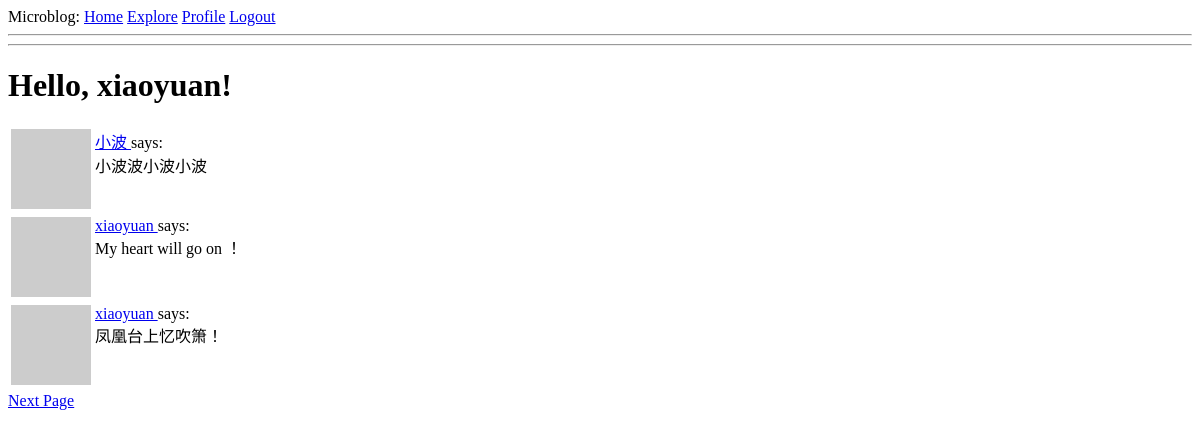
The app's page /explore (signed in), older data.
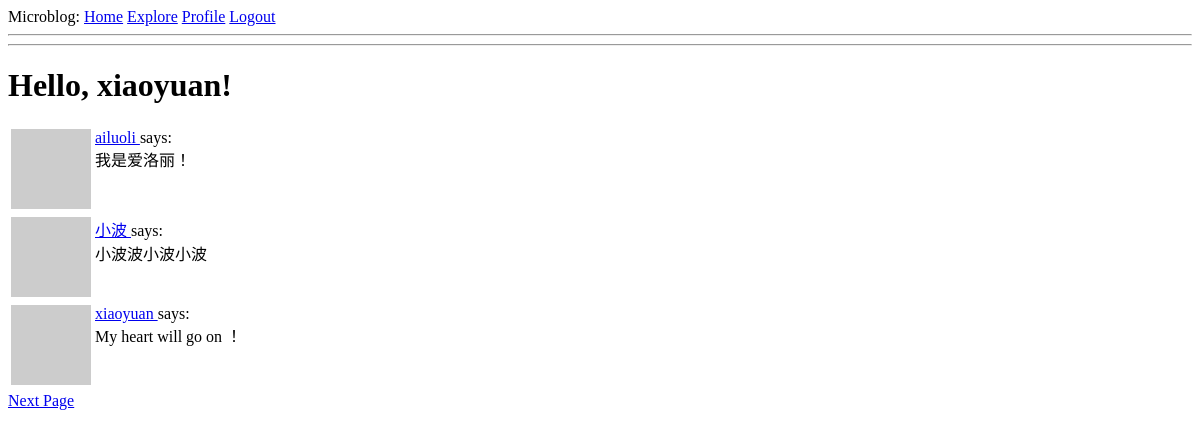
The same page, newer data.
### app/models.py (models this page shows, shortened)
class Post(db.Model):
    id = db.Column(db.Integer, primary_key=True)
    body = db.Column(db.String(1024))
    timestamp = db.Column(db.DateTime, index=True, default=datetime.utcnow)
    user_id = db.Column(db.Integer, db.ForeignKey('user.id'))

class User(UserMixin, db.Model):
    id = db.Column(db.Integer, primary_key=True)
    username = db.Column(db.String(64), index=True, unique=True)
    email = db.Column(db.String(120), index=True, unique=True)
    password_hash = db.Column(db.String(128))
    posts = db.relationship('Post', backref='author', lazy='dynamic')
    about_me = db.Column(db.String(140))
    last_seen = db.Column(db.DateTime, default=datetime.utcnow())
    followed = db.relationship(
        'User',
        secondary=followers,
        primaryjoin=(followers.c.follower_id == id),
        secondaryjoin=(followers.c.followed_id == id),
        backref=db.backref('followers', lazy='dynamic'),
        lazy='dynamic'
    )
    def avatar(self, size):
        digest = md5(self.email.lower().encode('utf-8')).hexdigest()
        return 'https://www.gravatar.com/avatar/{}?d=identicon&s={}'.format(digest, size)

### app/routes.py (the view)
@app.route('/explore')
@login_required
def explore():
    page = request.args.get('page', 1, type=int)
    posts = Post.query.order_by(Post.timestamp.desc()).paginate(page, app.config['POSTS_PER_PAGE'], False)
    next_url = url_for('explore', page=posts.next_num) if posts.has_next else None
    prev_url = url_for('explore', page=posts.prev_num) if posts.has_prev else None
    return render_template('index.html', title='Explore', posts=posts.items, next_url=next_url, prev_url=prev_url)

### app/models.py (called while the page is built)
@login.user_loader
def load_user(id):
    return User.query.get(int(id))

### app/routes.py (called while the page is built)
@app.before_request
def before_request():
    if current_user.is_authenticated:
        current_user.last_seen = datetime.utcnow()
        db.session.commit()

### app/templates/index.html (shortened to what this page needs)
{% extends "base.html" %}
{% block content %}
<h1>Hello, {{ current_user.username }}!</h1>
<table>
    {% for post in posts %}
    {% include '_post.html' %}
    {% endfor %}
</table>
{% if next_url %}
<a href="{{ next_url }}">Next Page</a>
{% endif %}
{% endblock %}

### app/templates/_post.html
<tr valign="top">
    <td><img src="{{ post.author.avatar(36) }}"></td>
    <td>
        <a href="{{ url_for('user', username=post.author.username)}}">{{ post.author.username }} </a>says:<br>
        {{ post.body }}
    </td>
</tr>

Row changes from the older to the newer data that the page shows:
no longer on this page (row unchanged): Post: author.username "xiaoyuan", body "凤凰台上忆吹箫！"
added Post: author.username "ailuoli", body "我是爱洛丽！"
